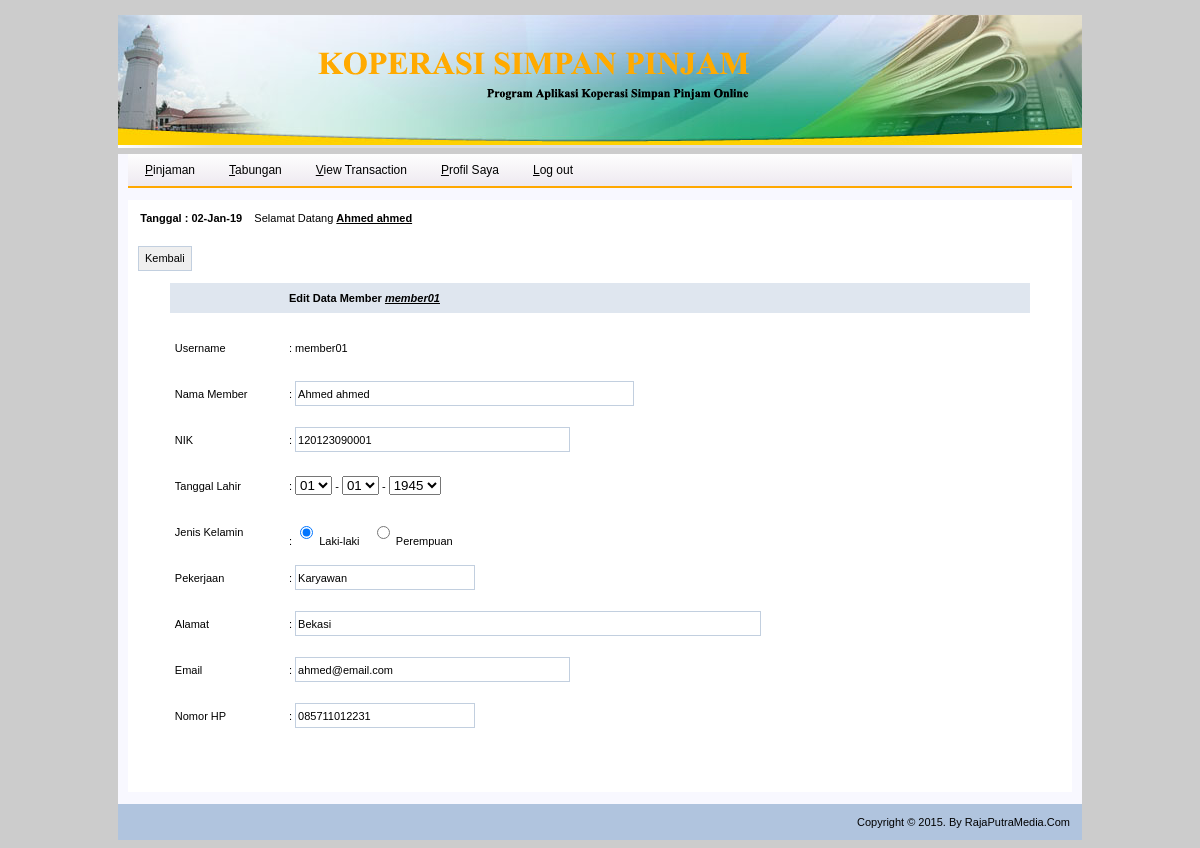
/home-member.php?page=form-edit-profil-member&username=member01 (signed in), run on the app's committed database.
### tables this page shows
CREATE TABLE IF NOT EXISTS `member` (
  `username` varchar(16) NOT NULL,
  `password` varchar(16) NOT NULL,
  `nama` varchar(20) NOT NULL,
  `nik` bigint(16) NOT NULL,
  `tgl_lahir` date NOT NULL,
  `jenis_kelamin` varchar(9) NOT NULL,
  `pekerjaan` varchar(16) NOT NULL,
  `alamat` text NOT NULL,
  `email` text NOT NULL,
  `no_hp` char(20) NOT NULL,
  `tabungan` varchar(16) NOT NULL,
  `pinjaman` varchar(16) NOT NULL
);

### form-edit-profil-member.php (the view, shortened to what this page needs)
<div style="border:0; padding:10px; width:924px; height:auto;">
	<?php
	include "koneksi.php";
	if (isset($_GET['username'])) {
		$username = $_GET['username'];
	}
	else {
	die ("Error. No USERNAME Selected! ");
	}
	$query = "SELECT * FROM member WHERE username='$username'";
	$sql = mysqli_query ($Open,$query);
	$hasil = mysqli_fetch_array ($sql);
	$username	= $hasil['username'];
	$nama	= $hasil['nama'];
	$nik	= $hasil['nik'];
	list($thn_lahir,$bln_lahir,$tgl_lahir) = explode ("-",$hasil['tgl_lahir']);
	$jenis_kelamin	= $hasil['jenis_kelamin'];
	$pekerjaan	= $hasil['pekerjaan'];
	$alamat		= $hasil['alamat'];
	$email		= $hasil['email'];
	$no_hp		= $hasil['no_hp'];
?>
<form action="#" method="POST" name="form-edit-profil-member" enctype="multipart/form-data">
	<input type="button" value="Kembali" onclick=location.href="home-member.php" title="Kembali">
	<table width="860" border="0" align="center" cellpadding="0" cellspacing="0">
		<tr>
			<td>&nbsp;</td>
			<td>&nbsp;</td>
			<td>&nbsp;</td>
		</tr>
		<tr bgcolor="#DFE6EF" height="30">
			<td>&nbsp;</td>
			<td>&nbsp;</td>
			<td><b>Edit Data Member <u><i><?=$username?></i></u></b></td>
		</tr>
		<tr>
			<td>&nbsp;</td>
			<td>&nbsp;</td>
			<td>&nbsp;</td>
		</tr>
		<tr height="46">
			<td>&nbsp;</td>
			<td>Username</td>
			<td>:&nbsp;<?=$username?><input type="hidden" name="husername" value="<?=$username?>"></td>
		</tr>
		<tr height="46">
			<td>&nbsp;</td>
			<td>Nama Member</td>
			<td>:&nbsp;<input type="text" name="nama" size="50" value="<?=$nama?>"></td>
		</tr>
		<tr height="46">
			<td>&nbsp;</td>
			<td>NIK</td>
			<td>:&nbsp;<input type="text" name="nik" size="40" value="<?=$nik?>"></td>
		</tr>
		<tr height="46">
			<td>&nbsp;</td>
			<td>Tanggal Lahir</td>
			<td>:&nbsp;<select name="tgl_lahir">
			<?php
				for ($i=1; $i<=31; $i++) {
					$tg = ($i<10) ? "0$i" : $i;
					$sele = ($tg==$tgl_lahir)? "selected" : "";
					echo "<option value='$tg' $sele>$tg</option>";
				}
			?>
				</select> -
				<select name="bln_lahir">
			<?php
				for ($i=1; $i<=12; $i++) {
					$bl = ($i<10) ? "0$i" : $i;
					$sele = ($bl==$bln_lahir)?"selected" : "";
					echo "<option value='$bl' $sele>$bl</option>";
				}
			?>
				</select> -
				<select name="thn_lahir">
			<?php
				for ($i=1945; $i<=2020; $i++) {
					$th = ($i<1945) ? "0000" : $i;
					$sele = ($i==$thn_lahir)?"selected" : "";
					echo "<option value='$th' $sele>$th</option>";
				}
			?>
				</select></td>
		</tr>
		<tr height="46">
			<td>&nbsp;</td>
			<td>Jenis Kelamin</td>
			<td>:&nbsp;<input type="radio" name="jenis_kelamin" value="L" <?php echo ($jenis_kelamin=='L')?"checked":""; ?>> Laki-laki &nbsp;&nbsp;
				<input type="radio" name="jenis_kelamin" value="P" <?php echo ($jenis_kelamin=='P')?"checked":""; ?>> Perempuan</td>
		</tr>
		<tr height="46">
			<td>&nbsp;</td>
			<td>Pekerjaan</td>
			<td>:&nbsp;<input type="text" name="pekerjaan" size="25" value="<?=$pekerjaan?>"></td>
		</tr>
		<tr height="46">
			<td>&nbsp;</td>
			<td>Alamat</td>
			<td>:&nbsp;<input type="text" name="alamat" size="70" value="<?=$alamat?>" /></td>
		</tr>
		<tr height="46">
			<td>&nbsp;</td>
			<td>Email</td>
			<td>:&nbsp;<input type="text" name="email" size="40" value="<?=$email?>" /></td>
		</tr>
		<tr height="46">
			<td>&nbsp;</td>
			<td>Nomor HP</td>
			<td>:&nbsp;<input type="text" name="no_hp" size="25" value="<?=$no_hp?>" /></td>
		</tr>
		<tr>
			<td>&nbsp;</td>
			<td height="32">&nbsp;</td>
			<td>&nbsp;</td>
		</tr>
	</table>
</form>
</div>

### style.css (style rules this page uses)
body { font-family: Helvetica, Arial, Verdana, sans-serif; font-size: 12px; background-color:#cccccc; margin-top:15px; }
table { font-family: Verdana, Arial, Helvetica, sans-serif; font-size: 11px; }
input { font-family: Verdana, Arial, Helvetica, sans-serif; font-size: 11px; color: black; height: 25px; border: 1px solid #C2CFDF; }

### data on the page
member: username "member01", nama "Ahmed ahmed", nik "120123090001", jenis_kelamin "☑", pekerjaan "Karyawan", alamat "Bekasi", email "ahmed@email.com", no_hp "085711012231"

### other printed values
$_SESSION['nama'] "Ahmed ahmed"
form field tgl_lahir "01"
form field bln_lahir "01"
form field thn_lahir "1945"
